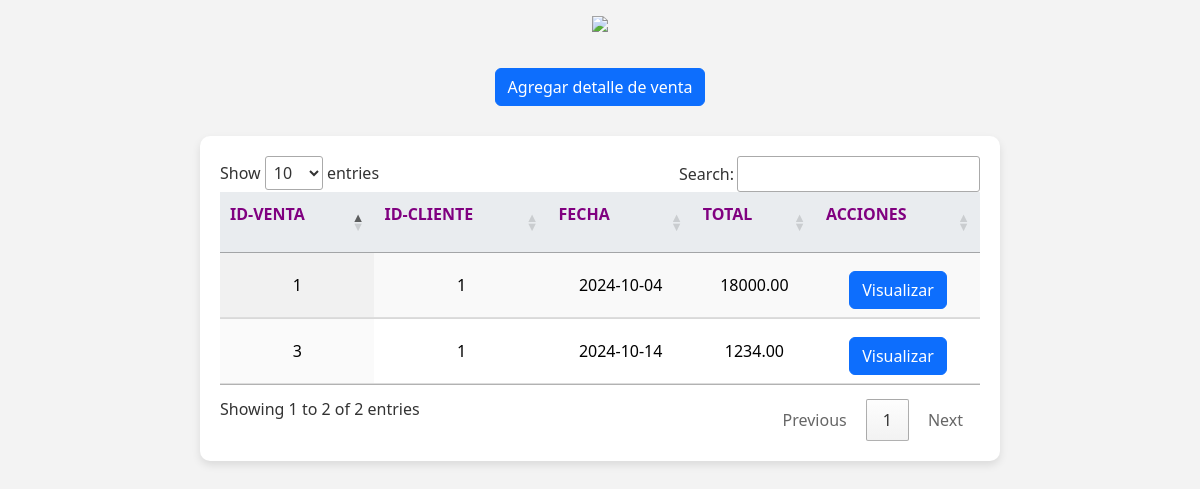
The page /FINAL2/vp.php on the database its author committed.
### tables this page shows
CREATE TABLE IF NOT EXISTS `ventas` (
  `id` int(11) NOT NULL AUTO_INCREMENT,
  `id_cliente` int(11) DEFAULT NULL,
  `fecha` date DEFAULT NULL,
  `total` decimal(10,2) DEFAULT NULL,
  PRIMARY KEY (`id`),
  KEY `id_cliente` (`id_cliente`)
);

### FINAL2/vp.php (the view, shortened to what this page needs)
<?php
    $datos = [];
    include 'conexion.php';
    $query = $query = "SELECT id, id_cliente, fecha, total FROM ventas ORDER BY fecha";
    $res = mysqli_query($conn, $query);
    while ($registro = mysqli_fetch_row($res)) {
        $datos[] = $registro;
    }
?>
<!DOCTYPE html>
<html lang="es">
<head>
    <link href="https://cdn.jsdelivr.net/npm/bootstrap@5.3.0/dist/css/bootstrap.min.css"
         rel="stylesheet">
    <link rel="stylesheet" href="https://cdn.datatables.net/1.13.4/css/jquery.dataTables.css" />
</head>
<body>
    <center>
        <a href="personal.php">
            <img src="https://i0.wp.com/tramadiseno.com.mx/wp-content/uploads/2022/08/Negro3x-1.png?fit=949%2C295&ssl=1" width="500px"/>
        </a>
        <br>
        <a class="btn btn-primary" href="agregardvp.php" role="button">Agregar detalle de venta</a>
    </center>
    <div class="table-container">
        <div class="row">
            <div class="col-12">
                <table id="table_id" class="display">
                    <thead>
                        <tr>
                            <th><p style="color: purple;">Id-venta</p></th>
                            <th><p style="color: purple;">Id-cliente</p></th>
                            <th><p style="color: purple;">Fecha</p></th>
                            <th><p style="color: purple;">Total</p></th>
                            <th><p style="color: purple;">Acciones</p></th>
                        </tr>
                    </thead>
                    <tbody>
                        <?php for ($i = 0; $i < count($datos); $i++): ?>
                            <tr>
                                <td><?php echo $datos[$i][0]; ?></td>
                                <td><?php echo $datos[$i][1]; ?></td>
                                <td><?php echo $datos[$i][2]; ?></td>
                                <td><?php echo $datos[$i][3]; ?></td>
                                <td>
                                    <a class="btn btn-primary" href="detallesventap.php?id=<?php echo $datos[$i][0]; ?>" role="button">Visualizar</a>
                                </td>
                            </tr>
                        <?php endfor; ?>
                    </tbody>
                </table>
            </div>
        </div>
    </div>
</body>
</html>

### FINAL2/vp.php (style rules this page uses)
body { background-color: #f3f3f3; font-family: 'Segoe UI', Tahoma, Geneva, Verdana, sans-serif; color: #333; }
.table-container { max-width: 800px; margin: 30px auto; padding: 20px; background-color: white; border-radius: 10px; box-shadow: 0 4px 8px rgba(0, 0, 0, 0.1); }
table { width: 100%; border-collapse: collapse; text-align: center; }
th, td { padding: 8px; border-bottom: 1px solid #ddd; background-color: #fff; color: black; }
th { background-color: #e9ecef; color: black; text-transform: uppercase; }
a { display: block; margin-top: 10px; text-align: center; }

### rows shown on the page
ventas: id "1", id_cliente "1", fecha "2024-10-04", total "18000.00"
ventas: id "3", id_cliente "1", fecha "2024-10-14", total "1234.00"
